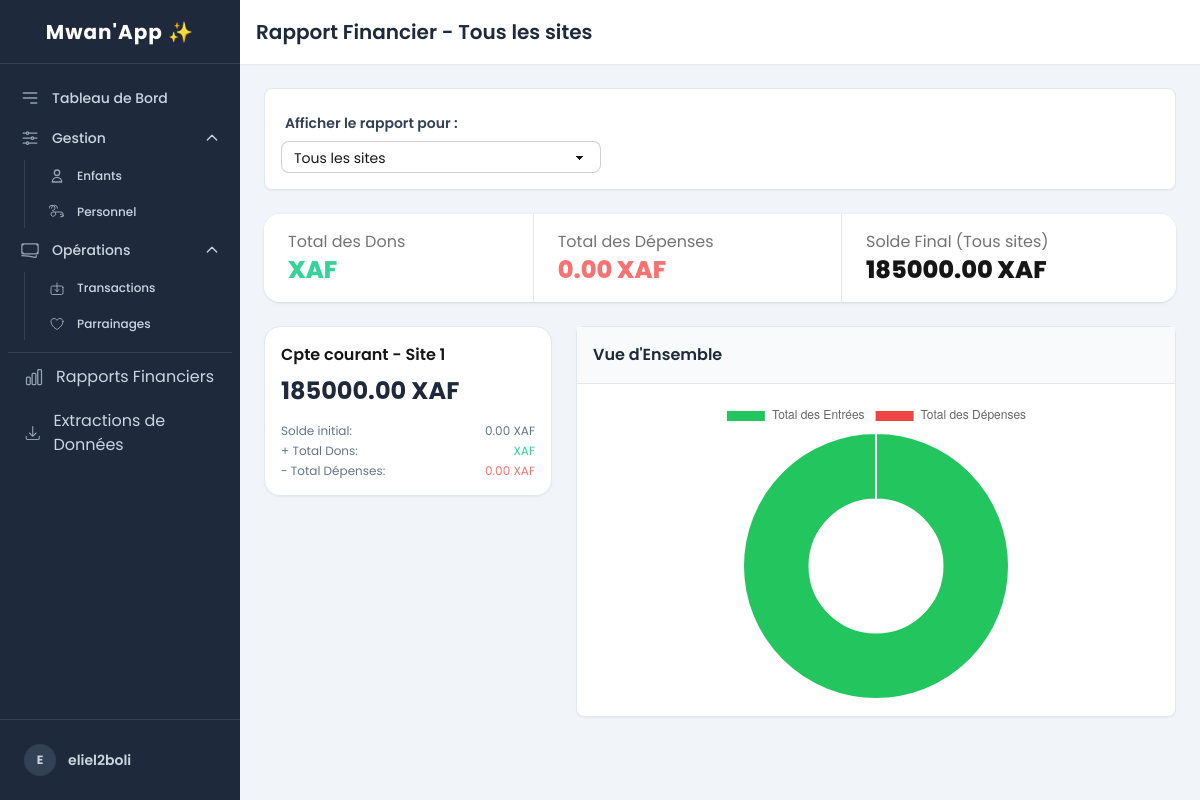
Page /finances/rapports/ (signed in) on the committed database.
### utilisateurs/models.py (models this page shows)
class CustomUser(AbstractUser):
    ROLE_CHOICES = (
        ('Directeur', 'Directeur'),
        ('Comptable', 'Comptable'),
        ('Soignant', 'Soignant'),
        ('Gestionnaire', 'Gestionnaire'),
        ('Bénévole', 'Bénévole'),
        ('Secrétaire', 'Secrétaire'),
        ('RH', 'RH'),
    )
    role = models.CharField(max_length=20, choices=ROLE_CHOICES)
    sites = models.ManyToManyField(
        SiteOrphelinat,
        blank=True,
        verbose_name="Sites autorisés",
        help_text="Les sites auxquels cet utilisateur a accès. Laisser vide pour donner accès à tous les sites (pour les rôles globaux)."
    )
    is_comptable_central = models.BooleanField(
        "Comptable Central",
        default=False,
        help_text="Cochez cette case si l'utilisateur doit avoir accès aux finances de tous les sites."
    )

### gestion_financiere/models.py (models this page shows, shortened)
class CompteFinancier(models.Model):
    site = models.ForeignKey(SiteOrphelinat, on_delete=models.PROTECT)
    nom = models.CharField(max_length=100)
    solde_initial = models.DecimalField(max_digits=12, decimal_places=2, default=0.00)
    description = models.TextField(blank=True)
    is_active = models.BooleanField(default=True)

### gestion_financiere/views.py (the view)
# urls.py: path('rapports/', RapportFinancierView.as_view(), name='rapport_financier'),
class RapportFinancierView(LoginRequiredMixin, PermissionRequiredMixin, TemplateView):
    template_name = 'gestion_financiere/rapport_financier.html'
    permission_required = 'gestion_financiere.view_transaction'
    def get_context_data(self, **kwargs):
        context = super().get_context_data(**kwargs)
        user = self.request.user
        comptes_queryset = CompteFinancier.objects.filter(is_active=True)
        transactions_queryset = Transaction.objects.filter(is_active=True)
        is_global_finance = (user.is_superuser or user.is_comptable_central)
        if is_global_finance:
            context['all_sites'] = SiteOrphelinat.objects.all()
            site_id = self.request.GET.get('site')
            if site_id:
                comptes_queryset = comptes_queryset.filter(site__id=site_id)
                transactions_queryset = transactions_queryset.filter(compte__site__id=site_id)
                context['selected_site'] = get_object_or_404(SiteOrphelinat, pk=site_id)
        else:
            sites_autorises = user.sites.all()
            comptes_queryset = comptes_queryset.filter(site__in=sites_autorises)
            transactions_queryset = transactions_queryset.filter(compte__site__in=sites_autorises)
        comptes_data = []
        for compte in comptes_queryset:
            entrees = transactions_queryset.filter(compte=compte, type_transaction='entree').aggregate(total=Sum('montant'))['total'] or 0
            sorties = transactions_queryset.filter(compte=compte, type_transaction='sortie').aggregate(total=Sum('montant'))['total'] or 0
            solde_actuel = (compte.solde_initial + entrees) - sorties
            comptes_data.append({'nom': compte.nom, 'solde_actuel': solde_actuel, 'total_entrees': entrees, 'total_depenses': sorties, 'solde_initial': compte.solde_initial})
        total_entrees_general = transactions_queryset.filter(type_transaction='entree').aggregate(total=Sum('montant'))['total'] or 0
        total_depenses_general = transactions_queryset.filter(type_transaction='sortie').aggregate(total=Sum('montant'))['total'] or 0
        solde_initial_general = comptes_queryset.aggregate(total=Sum('solde_initial'))['total'] or 0
        solde_final_general = (solde_initial_general + total_entrees_general) - total_depenses_general
        toutes_transactions = transactions_queryset.order_by('-date_transaction')
        context['comptes_data'] = comptes_data
        context['total_entrees_general'] = total_entrees_general
        context['total_depenses_general'] = total_depenses_general
        context['solde_final_general'] = solde_final_general
        context['transactions_recentes'] = toutes_transactions[:10]
        context['chart_labels'] = json.dumps(['Total des Entrées', 'Total des Dépenses'])
        context['chart_data'] = json.dumps([float(total_entrees_general), float(total_depenses_general)])
        return context

### templates/gestion_financiere/rapport_financier.html (shortened to what this page needs)
{% extends 'base.html' %}
{% block page_title %}
  Rapport Financier
  {% if selected_site %}
    - {{ selected_site.nom }}
  {% else %}
    {% if user.is_superuser or user.is_comptable_central %}
      - Tous les sites
    {% elif user.site %}
      - {{ user.site.nom }}
    {% endif %}
  {% endif %}
{% endblock %}
{% block content %}
{% if user.is_superuser or user.is_comptable_central %}
<div class="mb-6 p-4 bg-white rounded-lg shadow-sm border border-slate-200">
    <label class="form-control w-full max-w-xs">
      <div class="label"><span class="label-text font-semibold text-slate-700 text-sm">Afficher le rapport pour :</span></div>
      <select class="select select-bordered select-sm" onchange="if (this.value) window.location.href=this.value;">
        <option value="{% url 'gestion_financiere:rapport_financier' %}" {% if not selected_site %}selected{% endif %}>
          Tous les sites
        </option>
      </select>
    </label>
</div>
{% endif %}
<div class="stats shadow w-full mb-6">
    <div class="stat bg-white">
        <div class="stat-title">Total des Dons</div>
        <div class="stat-value text-success text-2xl">{{ total_dons_general|floatformat:2 }} XAF</div>
    </div>
    <div class="stat bg-white">
        <div class="stat-title">Total des Dépenses</div>
        <div class="stat-value text-error text-2xl">{{ total_depenses_general|floatformat:2 }} XAF</div>
    </div>
    <div class="stat bg-white">
        <div class="stat-title">Solde Final ({% if selected_site %}Ce site{% else %}{% if user.is_superuser or user.is_comptable_central %}Tous sites{% else %}{{ user.site.nom }}{% endif %}{% endif %})</div>
        <div class="stat-value text-2xl">{{ solde_final_general|floatformat:2 }} XAF</div>
    </div>
</div>
<div class="grid grid-cols-1 lg:grid-cols-3 gap-6">
  <div class="lg:col-span-1 space-y-4">
    {% for compte in comptes_data %}
    <div class="card bg-white shadow-sm border border-slate-200">
      <div class="card-body p-4">
        <h2 class="card-title text-base">{{ compte.nom }}</h2>
        <p class="text-2xl font-bold text-slate-800">{{ compte.solde_actuel|floatformat:2 }} XAF</p>
        <div class="text-xs text-slate-500 space-y-1 mt-2">
            <div class="flex justify-between"><span>Solde initial:</span> <span>{{ compte.solde_initial|floatformat:2 }} XAF</span></div>
            <div class="flex justify-between"><span>+ Total Dons:</span> <span class="text-success">{{ compte.total_dons|floatformat:2 }} XAF</span></div>
            <div class="flex justify-between"><span>- Total Dépenses:</span> <span class="text-error">{{ compte.total_depenses|floatformat:2 }} XAF</span></div>
        </div>
      </div>
    </div>
    {% empty %}
    <div class="bg-white p-4 rounded-lg text-slate-500">Aucun compte financier à afficher pour cette sélection.</div>
    {% endfor %}
  </div>
  <div class="lg:col-span-2 bg-white rounded-lg shadow-sm border border-slate-200">
    <div class="p-4 bg-slate-50 border-b"><h3 class="font-semibold text-slate-800">Vue d'Ensemble</h3></div>
    <div class="p-4"><canvas id="financeChart"></canvas></div>
  </div>
</div>
<script>
document.addEventListener('DOMContentLoaded', function() {
    const ctx = document.getElementById('financeChart').getContext('2d');
    const financeChart = new Chart(ctx, {
        type: 'doughnut',
        data: {
            labels: {{ chart_labels|safe }},
            datasets: [{
                data: {{ chart_data|safe }},
                backgroundColor: ['#22c55e', '#ef4444'], // Vert pour dons, Rouge pour dépenses
            }]
        },
        options: { responsive: true, maintainAspectRatio: false }
    });
});
</script>
{% endblock %}

### templates/base.html (shortened to what this page needs)
{% load static %}
{% load auth_extras %}
<!DOCTYPE html>
<html lang="fr">
<head>
    <link href="{% static 'css/output.css' %}" rel="stylesheet">
</head>
<body class="bg-slate-100 font-sans antialiased" x-data="{ sidebarOpen: false }" @keydown.escape.window="sidebarOpen = false">
    <div class="flex h-screen bg-slate-100">
        <aside class="w-60 flex-shrink-0 bg-slate-800 text-white flex flex-col fixed inset-y-0 left-0 z-30 transition-transform duration-300 ease-in-out md:relative md:translate-x-0"
               :class="sidebarOpen ? 'translate-x-0' : '-translate-x-full'">
            <div class="h-16 flex items-center justify-center px-4 border-b border-slate-700">
                <h1 class="text-xl font-bold text-white tracking-wider">Mwan'App ✨</h1>
            </div>
            <nav class="flex-1 px-2 py-4 space-y-1">
                <a href="{% url 'dashboard:home' %}" class="group flex items-center px-3 py-2 text-sm font-medium text-slate-300 hover:bg-slate-700 hover:text-white rounded-lg">
                    <svg class="h-5 w-5 mr-3 text-slate-400" xmlns="http://www.w3.org/2000/svg" fill="none" viewBox="0 0 24 24" stroke="currentColor"><path stroke-linecap="round" stroke-linejoin="round" stroke-width="2" d="M4 6h16M4 12h16m-7 6h7"></path></svg>
                    Tableau de Bord
                </a>
                {% if perms.enfants_gestion.view_enfant or perms.gestion_personnel.view_employe %}
                <div x-data="{ open: true }">
                    <button @click="open = !open" class="w-full flex justify-between items-center px-3 py-2 text-sm font-medium text-slate-300 hover:bg-slate-700 hover:text-white rounded-lg group">
                        <span class="flex items-center">
                            Gestion
                        </span>
                        <svg class="h-4 w-4 transform transition-transform" :class="{'rotate-180': open}" xmlns="http://www.w3.org/2000/svg" fill="none" viewBox="0 0 24 24" stroke="currentColor"><path stroke-linecap="round" stroke-linejoin="round" stroke-width="2" d="M19 9l-7 7-7-7" /></svg>
                    </button>
                    <div x-show="open" x-transition class="mt-1 ml-4 pl-3 border-l border-slate-700 space-y-1">
                        {% if perms.enfants_gestion.view_enfant %}
                        <a href="{% url 'enfants_gestion:enfant_list' %}" class="group flex items-center px-3 py-2 text-xs font-medium text-slate-300 hover:bg-slate-700 hover:text-white rounded-lg">
                           <svg class="h-4 w-4 mr-3 text-slate-400" xmlns="http://www.w3.org/2000/svg" fill="none" viewBox="0 0 24 24" stroke="currentColor"><path stroke-linecap="round" stroke-linejoin="round" stroke-width="2" d="M16 7a4 4 0 11-8 0 4 4 0 018 0zM12 14a7 7 0 00-7 7h14a7 7 0 00-7-7z" /></svg>
                            Enfants
                        </a>
                        {% endif %}
                        {% if perms.gestion_personnel.view_employe %}
                        <a href="{% url 'gestion_personnel:employe_list' %}" class="group flex items-center px-3 py-2 text-xs font-medium text-slate-300 hover:bg-slate-700 hover:text-white rounded-lg">
                            Personnel
                        </a>
                        {% endif %}
                    </div>
                </div>
                {% endif %}
                {% if perms.gestion_financiere.view_transaction or perms.gestion_financiere.view_parrainage %}
                <div x-data="{ open: true }">
                    <button @click="open = !open" class="w-full flex justify-between items-center px-3 py-2 text-sm font-medium text-slate-300 hover:bg-slate-700 hover:text-white rounded-lg group">
                        <span class="flex items-center">
                            Opérations
                        </span>
                        <svg class="h-4 w-4 transform transition-transform" :class="{'rotate-180': open}" xmlns="http://www.w3.org/2000/svg" fill="none" viewBox="0 0 24 24" stroke="currentColor"><path stroke-linecap="round" stroke-linejoin="round" stroke-width="2" d="M19 9l-7 7-7-7" /></svg>
                    </button>
                    <div x-show="open" x-transition class="mt-1 ml-4 pl-3 border-l border-slate-700 space-y-1">
                        {% if perms.gestion_financiere.view_transaction %}
                        <a href="{% url 'gestion_financiere:transaction_list' %}" class="group flex items-center px-3 py-2 text-xs font-medium text-slate-300 hover:bg-slate-700 hover:text-white rounded-lg">
                           Transactions
                        </a>
                        {% endif %}
                        {% if perms.gestion_financiere.view_parrainage %}
                        <a href="{% url 'gestion_financiere:parrainage_list' %}" class="group flex items-center px-3 py-2 text-xs font-medium text-slate-300 hover:bg-slate-700 hover:text-white rounded-lg">
                            Parrainages
                        </a>
                        {% endif %}
                    </div>
                </div>
                {% endif %}
                <div class="pt-2"><div class="border-t border-slate-700"></div></div>
                {% if perms.gestion_financiere.view_transaction %}
                <a href="{% url 'gestion_financiere:rapport_financier' %}" class="group flex items-center px-4 py-2 text-slate-300 hover:bg-slate-700 hover:text-white rounded-lg">
                    Rapports Financiers
                </a>
                {% endif %}
                {% if perms.enfants_gestion.view_enfant %}
                <a href="{% url 'enfants_gestion:enfant_export' %}" class="group flex items-center px-4 py-2 text-slate-300 hover:bg-slate-700 hover:text-white rounded-lg">
                    Extractions de Données
                </a>
                {% endif %}
            </nav>
            <div class="relative border-t border-slate-700 p-4" x-data="{ open: false }" x-cloak>
                <button @click="open = !open" class="w-full flex items-center p-2 text-sm text-slate-300 hover:bg-slate-700 rounded-lg text-left group">
                    <span class="flex-shrink-0 w-8 h-8 rounded-full bg-slate-700 flex items-center justify-center"><span class="font-bold text-xs">{{ user.username|first|upper }}</span></span>
                    <span class="ml-3 truncate"><span class="block font-semibold">{{ user.username }}</span></span>
                </button>
            </div>
        </aside>
        <div class="flex-1 flex flex-col overflow-hidden">
            <header class="bg-white shadow-sm p-4 flex justify-between items-center h-16">
                <div>
                    <h2 class="text-xl font-semibold text-slate-800">{% block page_title %}Tableau de bord{% endblock %}</h2>
                </div>
            </header>
            <main class="flex-1 overflow-y-auto p-6">
                {% block content %}{% endblock %}
            </main>
        </div>
    </div>
</body>
</html>

### rows in the picture
CustomUser: username|first "E", username "eliel2boli"
CompteFinancier: nom "Cpte courant - Site 1", solde_initial "0.00"

### other values in the picture
{{ total_depenses_general|floatformat:2 }} "0.00"
{{ solde_final_general|floatformat:2 }} "185000.00"
{{ compte.solde_actuel|floatformat:2 }} "185000.00"
{{ compte.total_depenses|floatformat:2 }} "0.00"
chart data {{ chart_data|safe }} [185000.0, 0.0]
